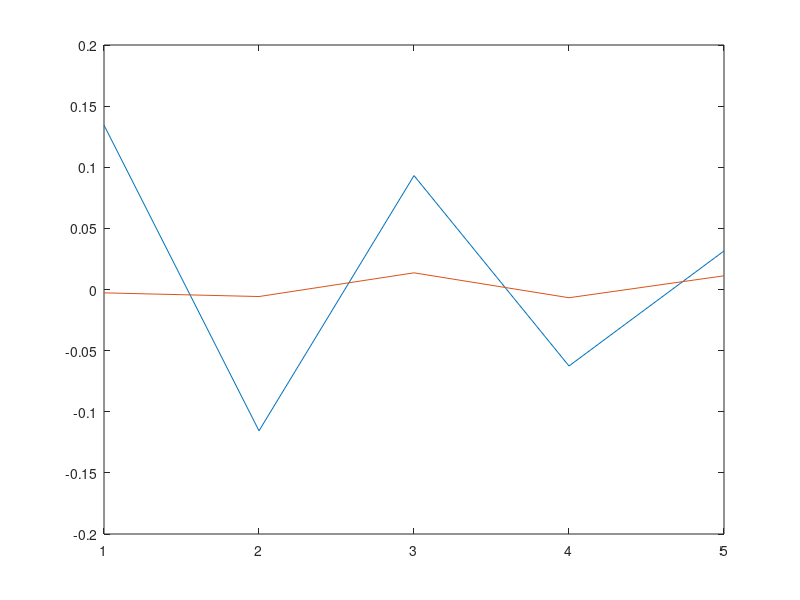

Here is the MATLAB script that generated this plot: (Note: this script raises an error after producing the figure.)
clear;
close all;

lambda = 3e-2;
dt = 1e-3;

L = 4 * pi/lambda * dt;

v_amb = lambda/(2 * dt);

% Nu = 20000000;
% 
% U = linspace(0, v_amb, Nu);

Mu = 7.5;
Sigma = 1;

Gamma = L .* Sigma;
epsilon = 1e-4;
N_min  = 1./Gamma .* ( sqrt(-log(epsilon) - log(1 - exp(-Gamma.^2))) - 1);

Nt = 5;

%K = 0:1:Nt-1;

Nscan = 1000;
M = 1;

K = 0:1:Nt-1;

Mu_width = Mu/20;
Sigma_width = Sigma./20;

Muvec = Mu - Mu_width/2 + Mu_width .* rand(1, M);
Sigmavec = Sigma - Sigma_width/2 + Sigma_width .* rand(1, M);

Ntot = Nt .* M;


%% Original model

x = [];

%% Generate signal with IFFT

Nu = 1000;

for i = 1:M
    
    U = normrnd(Muvec(i), Sigmavec(i), [1 Nu]);

    for m = 1:Nt

        y(m) = [sum(exp(1j .* L .* K(m) .* U))]./(sum(U));

    end

    x = [x y];

end

%%
% x = [];
% 
% %% Generate signal with IFFT
% 
% U = linspace(0, v_amb, Nt);
% 
% for i = 1:M
% 
% X = 1/sqrt(2 * pi * Sigmavec(i).^2 .* L.^2) .* exp(-(U - Muvec(i)).^2./(2 .* Sigmavec(i).^2));
% 
% x = [x (ifft((X)))];
% 
% end
%%

% x = [];
% for i = 1:M
% 
% % K = [K (i).*Nscan+(0:1:Nt-1)]; % 0+Nscan+1:1:Nscan+Nt];
% 
% x = [x exp(-1/2 * Sigmavec(i).^2 .* L.^2 .* K.^2) .* exp(1j .* L .* K .* Muvec(i))]; %/sqrt(2*pi)];
% 
% end

SNR_db = 30;

SNR = 10^(SNR_db/10);

Noise = sum(abs(x).^2)./(Ntot .* SNR);         % Finding Noise power and ...
                                             %noise variance with the data and given SNR
sigma_n = sqrt(Noise);

z = x + sigma_n/sqrt(2) .* (randn(1, Ntot) + 1j .* randn(1, Ntot)); % Adding complex noise 


figure; plot(real(z)); hold on; plot(imag(z));

Nfft = 128;

FFT = fft(z, Nfft);

U = linspace(0, v_amb, Nfft);

figure; plot(U, db(abs(FFT)));

[~, M1, S1] = Mom(FFT, U);



%% Likelihood test

Mull = linspace(0, v_amb, 100);

Sigmall = linspace(0, 4, 100);

for p = 1:length(Mull)
    for q = 1:length(Sigmall)
        
    [LL(p, q)] = LLGauss(Mull(p), Sigmall(q), K, L, M, sigma_n, z);
    
    end
end
x = Mull;
y = Sigmall;
z = LL;

xl = [' Mean Velocity \mu [m/s] ' ];
yl = [' Velocity Spectrum Width \sigma [m/s] ' ];
zl = ['Likelihood [dB]' ];
tl = ['Likelihood vs \mu and \sigma' ];
surplot_pcolor(x, y, z.', xl, yl, zl, tl)

[Mumax, Muidx] = max(LL);

[Sigmamax, Sigmaidx] = max(Mumax);

Mumax_ = Mull(Muidx(1)); Sigmamax_ = Sigmall(Sigmaidx); 


% x = input_info.N_pulsevec;
% y = input_info.velocity.u.sigmavec;
% z = Sigma_error;
% 
% xl = [' Number of Pulses ' ];
% yl = [' True velocity width u_{sigma}' ];
% zl = ['Error in velocity width estimation u_{\sigma_{re}}' ];
% tl = ['Error in velocity width estimation u_{\sigma_{re}}' ];
% surplot_pcolor(x, y, z.', xl, yl, zl, tl)

%% MCMC
% 
% MU_0 = 1;
% SIGMA_0 = 3;
% 
% Iter = 10000;
% 
% % x_mc = [];
% 
% MU(1) = MU_0; SIGMA(1) = SIGMA_0;
%  
% for l = 2:Iter
% 
% % K = [K (i).*Nscan+(0:1:Nt-1)]; % 0+Nscan+1:1:Nscan+Nt];
% Muold = MU(l - 1);
% Munew = normrnd(MU(l - 1), MU(l - 1)/20, 1);
% 
% Sigmaold = SIGMA(l - 1);
% Sigmanew = normrnd(SIGMA(l - 1), SIGMA(l - 1)./20, 1);
% 
% [LLold] = LLGauss(Muold, Sigmaold, K, L, M, sigma_n, z);
% [LLnew] = LLGauss(Munew, Sigmanew, K, L, M, sigma_n, z);
% 
% if acceptance(LLold, LLnew)
%     MU(l) = Munew;
%     SIGMA(l) = Sigmanew;
%     
%     
% else
%     MU(l) = Muold;
%     SIGMA(l) = Sigmaold;
% end
% 
% MUALL(l - 1) = Munew;
% SIGMAALL(l - 1) = Sigmanew;
% 
% 
% end
% 
% 
% figure; 
% plot(MUALL, 'y', 'LineWidth', 1.2); 
% hold on;
% plot(MU, 'b', 'LineWidth', 2); 
% hold on; 
% plot(ones(1, Iter).*Mu, 'r-.', 'LineWidth', 2);
% legend({'MCMC All samples', 'MCMC', 'Ground Truth'});  grid on;
% 
% figure; 
% plot(SIGMAALL, 'y', 'LineWidth', 1.2); 
% hold on;
% plot(SIGMA, 'b', 'LineWidth', 2); 
% hold on; 
% plot(ones(1, Iter).*Sigma, 'r-.', 'LineWidth', 2);
% legend({'MCMC All samples', 'MCMC', 'Ground Truth'});  grid on;
% 
% %% Histogram
% 
% Burnin = 100;
% 
% figure; histogram(MU(Burnin+1:end)); 
% 
% figure; histogram(SIGMA(Burnin+1:end));